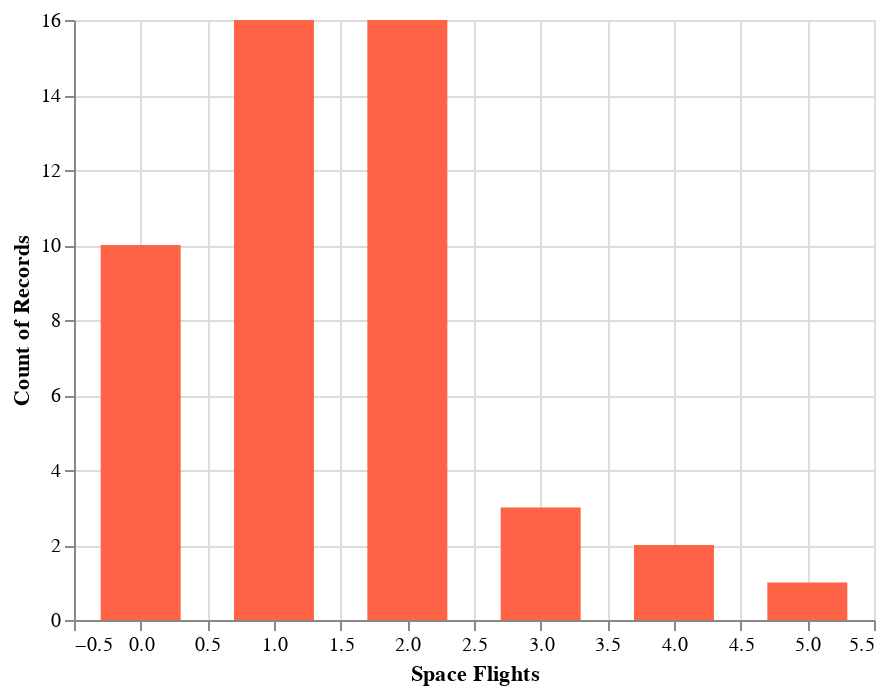
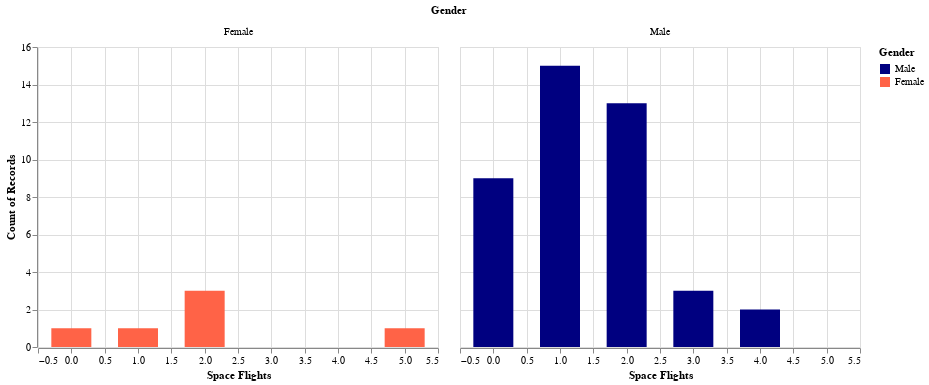

Notebook code cell kept with these figures, in order:
### Code cell
astronaut_full_service('Deceased')
